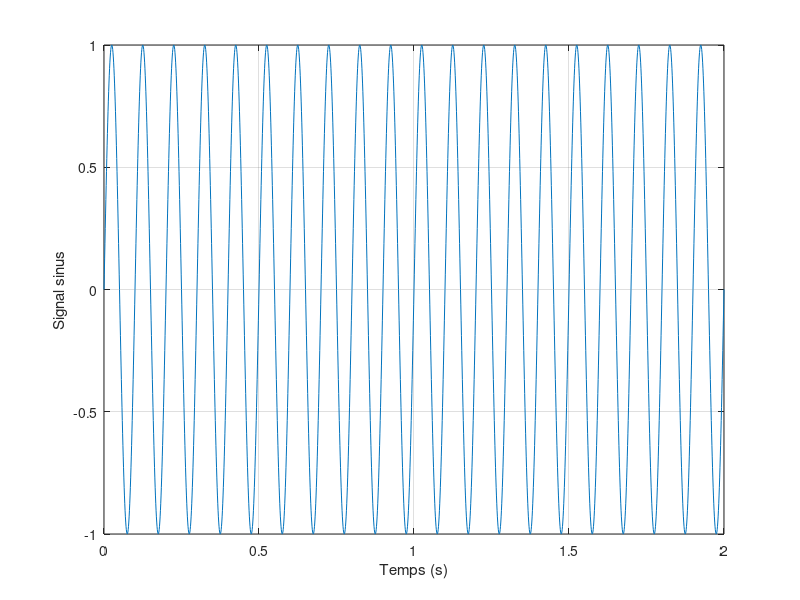
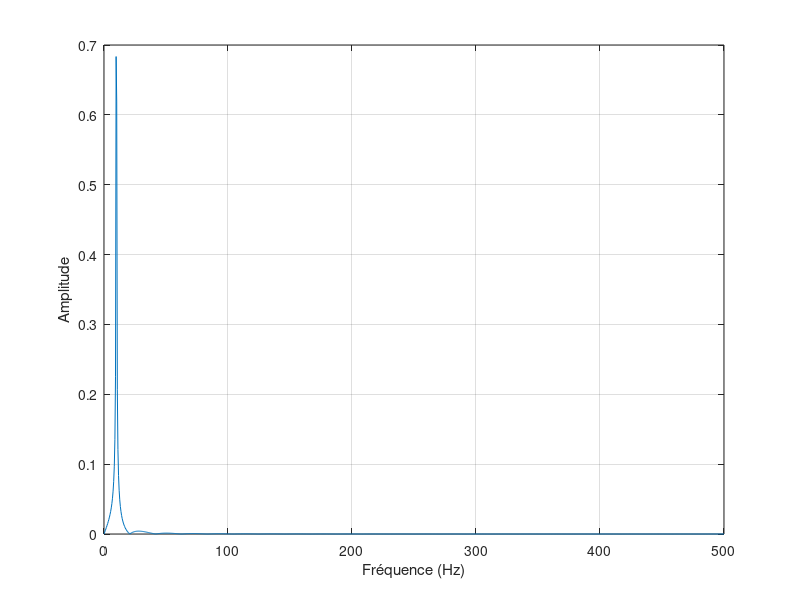

MATLAB code for these plots, in order:
Tech = 1/1000;               
t = 0:Tech:2;                
s = sin(2*pi*10*t);          
N = size(s,2);               

figure                       
plot(t,s); 
xlabel('Temps (s)') 
ylabel('Signal sinus') 
grid 

Nfft = 2^nextpow2(N);        
S = fft(s,Nfft)/N; 
f = linspace(0,1,Nfft/2+1)/(2*Tech); 
S_ampli = 2*abs(S(1:Nfft/2+1));    
figure                        
plot(f,S_ampli)             
ylabel('Amplitude') 
xlabel('Fréquence (Hz)') 
grid
